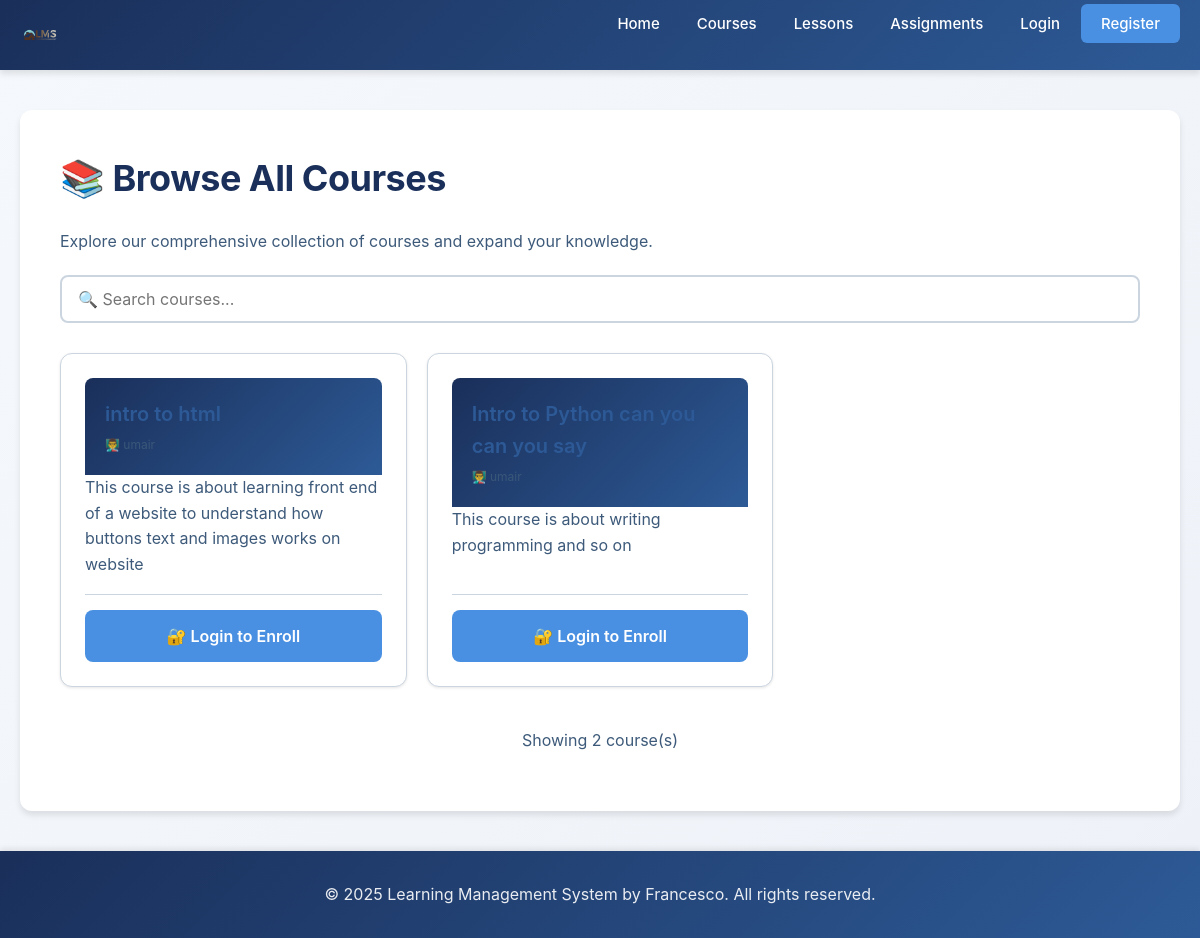
/course, run on an earlier commit of the app's database.
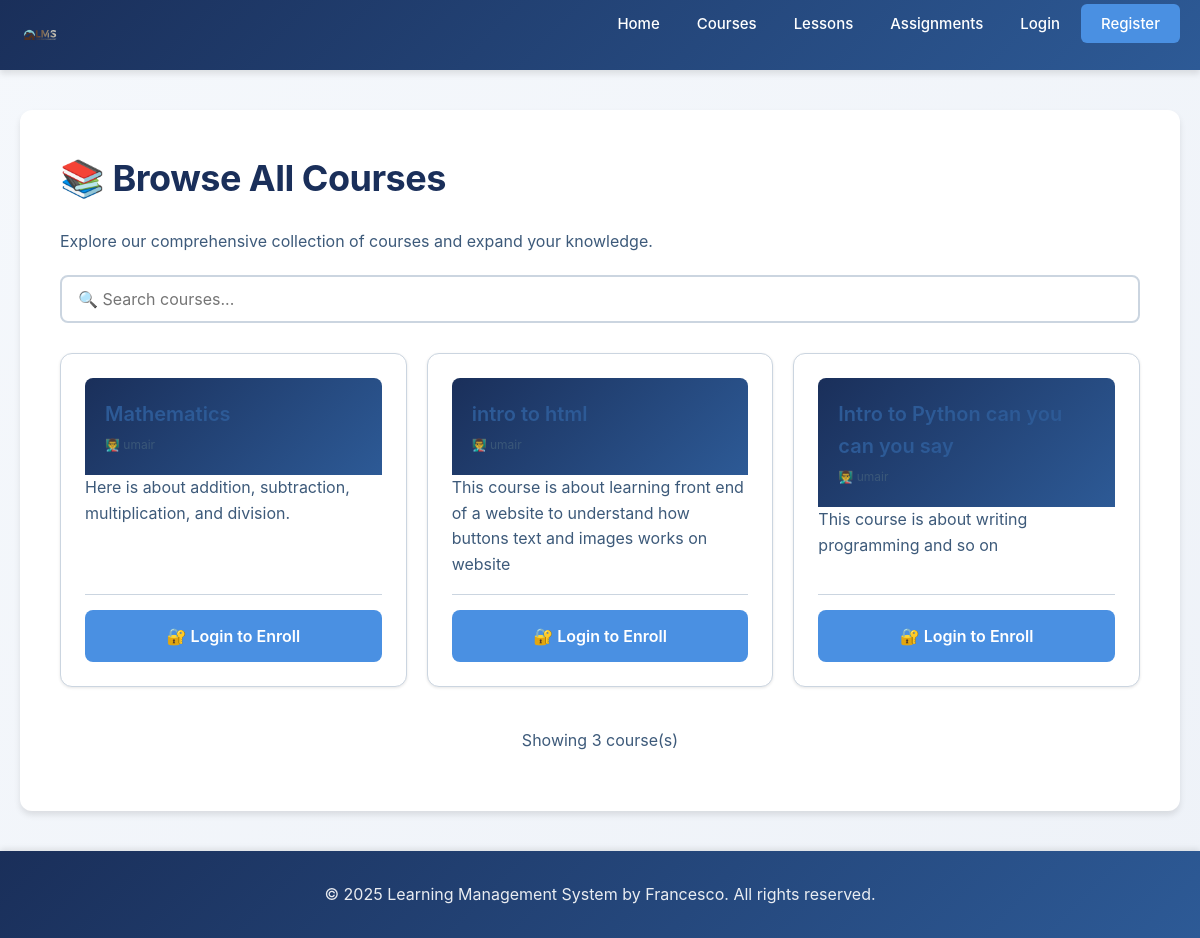
And on a later commit of the database.
### tables this page shows
CREATE TABLE courses (
            -- Unique identifier for each course
            id INTEGER PRIMARY KEY AUTOINCREMENT,
            -- Unique course ID number
            course_id INTEGER,
            -- Course title (must be unique)
            title TEXT NOT NULL UNIQUE,
            -- Description of what the course covers
            description TEXT,
            -- ID of the teacher who created this course
            teacher_id INTEGER,
            -- Timestamp when course was created
            created_at TIMESTAMP DEFAULT CURRENT_TIMESTAMP,
            -- Foreign key linking to the teacher user
            FOREIGN KEY (teacher_id) REFERENCES users(id)
        );

CREATE TABLE users (
            -- Unique identifier for each user (auto-incrementing primary key)
            id INTEGER PRIMARY KEY AUTOINCREMENT,
            -- Username must be unique (no two users can have same username)
            username TEXT NOT NULL UNIQUE,
            -- Email must be unique (no two users can have same email)
            email TEXT NOT NULL UNIQUE,
            -- Password stored as hashed string (never plain text)
            password TEXT NOT NULL,
            -- Full name of the user
            full_name TEXT NOT NULL,
            -- User role: either 'student' or 'teacher'
            role TEXT NOT NULL DEFAULT 'student',
            -- Timestamp when account was created (automatic)
            created_at TIMESTAMP DEFAULT CURRENT_TIMESTAMP,
            -- Timestamp of last login
            last_login TIMESTAMP
        );

### app.py (the view, shortened to what this page needs)
@app.route("/course")
def course():
    enrolled_courses = []
    all_courses = []
    user_id = session.get('user_id')
    user_role = session.get('role')
    try:
        conn = get_db_connection()
        cursor = conn.cursor()
        cursor.execute("""
            SELECT c.id, c.title, c.description, c.course_id, u.full_name as teacher_name
            FROM courses c
            LEFT JOIN users u ON c.teacher_id = u.id
            ORDER BY c.id DESC
        """)
        all_courses = cursor.fetchall()
        conn.close()
    except sqlite3.OperationalError:
        pass
    return render_template('course.html',
                         all_courses=all_courses,
                         enrolled_courses=enrolled_courses,
                         is_logged_in=user_id is not None,
                         is_student=user_role == 'student')

### app.py (called while the page is built)
def get_db_connection(db_name="lms.db"):
    conn = sqlite3.connect(db_name)
    conn.row_factory = sqlite3.Row
    return conn

### templates/course.html (shortened to what the changed rows need)
{% extends 'base.html' %}
{% block content %}
    {% if is_student and enrolled_courses %}
        <h1>📚 Your Enrolled Courses</h1>
        <p>Continue your learning journey with the courses you're already taking.</p>
        <div style="margin: 20px 0; display: flex; gap: 10px;">
            <button id="enrolledTab" class="btn btn-primary" style="cursor: pointer;">✓ Enrolled Courses ({{ enrolled_courses | length }})</button>
            <button id="allTab" class="btn btn-secondary" style="cursor: pointer;">📖 All Courses</button>
        </div>
        <div id="enrolledSection">
            <div style="display: grid; grid-template-columns: repeat(auto-fill, minmax(300px, 1fr)); gap: 20px; margin-top: 30px;">
                {% for course in enrolled_courses %}
                    <div class="card" style="display: flex; flex-direction: column; border-left: 5px solid var(--accent-blue);">
                        <div style="background: linear-gradient(135deg, var(--primary-navy), var(--primary-blue)); padding: 20px; color: white; border-radius: 8px 8px 0 0;">
                            <h3 style="margin: 0; font-size: 20px;">{{ course.title }}</h3>
                            <p style="margin: 5px 0 0 0; font-size: 12px; opacity: 0.9;">👨‍🏫 {{ course.teacher_name or 'Instructor' }}</p>
                        </div>
                        <div class="card-body" style="flex: 1; display: flex; flex-direction: column;">
                            <p style="color: var(--medium-text); line-height: 1.6;">{{ course.description or 'No description available.' }}</p>
                            <div style="margin: 15px 0; padding: 15px; background: var(--bg-light); border-radius: 6px;">
                                <small style="color: var(--medium-text);">📊 Progress: {{ course.progress or 0 }}%</small>
                                <div style="background: #ddd; border-radius: 4px; height: 8px; margin-top: 8px; overflow: hidden;">
                                    <div style="background: var(--accent-blue); height: 100%; transition: width 0.3s; --progress: {{ course.progress or 0 }}%; width: calc(var(--progress));"></div>
                                </div>
                            </div>
                            <p class="text-muted"><small>Enrolled: {{ course.enrolled_at or 'Recently' }}</small></p>
                            <div style="display: flex; gap: 10px; margin-top: auto; padding-top: 15px; border-top: 1px solid var(--border-color);">
                                <a href="{{ url_for('manage_course', course_id=course.id) }}" class="btn btn-primary" style="flex: 1; text-align: center;">
                                    📚 Continue Learning
                                </a>
                                <a href="{{ url_for('course') }}#allTab" class="btn btn-secondary" style="flex: 1; text-align: center;">
                                    📖 More Courses
                                </a>
                            </div>
                        </div>
                    </div>
                {% endfor %}
            </div>
        </div>
        <div id="allSection" style="display: none;">
            <h2 style="margin-top: 30px;">📖 All Available Courses</h2>
            <p>Expand your skills by enrolling in additional courses.</p>
            <div style="margin: 20px 0;">
                <input type="text" class="searchInput" placeholder="🔍 Search courses..." style="width: 100%; padding: 12px 16px; border: 2px solid var(--border-color); border-radius: 8px; font-size: 16px;">
            </div>
            <div style="display: grid; grid-template-columns: repeat(auto-fill, minmax(300px, 1fr)); gap: 20px; margin-top: 30px;">
                {% for course in all_courses %}
                    <div class="card course-card" style="display: flex; flex-direction: column;">
                        <div style="background: linear-gradient(135deg, var(--primary-navy), var(--primary-blue)); padding: 20px; color: white; border-radius: 8px 8px 0 0;">
                            <h3 style="margin: 0; font-size: 20px;">{{ course.title }}</h3>
                            <p style="margin: 5px 0 0 0; font-size: 12px; opacity: 0.9;">👨‍🏫 {{ course.teacher_name or 'Instructor' }}</p>
                        </div>
                        <div class="card-body" style="flex: 1; display: flex; flex-direction: column;">
                            <p style="color: var(--medium-text); line-height: 1.6;">{{ course.description or 'No description available.' }}</p>
                            <div style="margin-top: auto; padding-top: 15px; border-top: 1px solid var(--border-color);">
                                <div style="display: flex; gap: 10px;">
                                    <a href="{{ url_for('enroll_course', course_id=course.id) }}" class="btn btn-primary" style="flex: 1; text-align: center;">
                                        ➕ Enroll Now
                                    </a>
                                </div>
                            </div>
                        </div>
                    </div>
                {% endfor %}
            </div>
        </div>
    {% else %}
        <h1>📚 Browse All Courses</h1>
        {% if all_courses %}
            <div style="display: grid; grid-template-columns: repeat(auto-fill, minmax(300px, 1fr)); gap: 20px; margin-top: 30px;">
                {% for course in all_courses %}
                    <div class="card course-card" style="display: flex; flex-direction: column;">
                        <div style="background: linear-gradient(135deg, var(--primary-navy), var(--primary-blue)); padding: 20px; color: white; border-radius: 8px 8px 0 0;">
                            <h3 style="margin: 0; font-size: 20px;">{{ course.title }}</h3>
                            <p style="margin: 5px 0 0 0; font-size: 12px; opacity: 0.9;">👨‍🏫 {{ course.teacher_name or 'Instructor' }}</p>
                        </div>
                        <div class="card-body" style="flex: 1; display: flex; flex-direction: column;">
                            <p style="color: var(--medium-text); line-height: 1.6;">{{ course.description or 'No description available for this course.' }}</p>
                            <div style="margin-top: auto; padding-top: 15px; border-top: 1px solid var(--border-color);">
                                <div style="display: flex; gap: 10px;">
                                    {% if is_logged_in and is_student %}
                                        <a href="{{ url_for('enroll_course', course_id=course.id) }}" class="btn btn-primary" style="flex: 1; text-align: center;">
                                            ➕ Enroll Now
                                        </a>
                                    {% else %}
                                        <a href="{{ url_for('login') }}" class="btn btn-primary" style="flex: 1; text-align: center;">
                                            🔐 Login to Enroll
                                        </a>
                                    {% endif %}
                                </div>
                            </div>
                        </div>
                    </div>
                {% endfor %}
            </div>
            <div style="margin-top: 40px; text-align: center; color: var(--light-text);">
                <p>Showing {{ all_courses | length }} course(s)</p>
            </div>
        {% endif %}
    {% endif %}
{% endblock %}

What changed in the data, as far as the page shows it:
added courses: title "Mathematics", full_name "umair", description "Here is about addition, subtraction, multiplication, and division."
Also different on the page:
{{ all_courses | length }}: "2" → "3"
